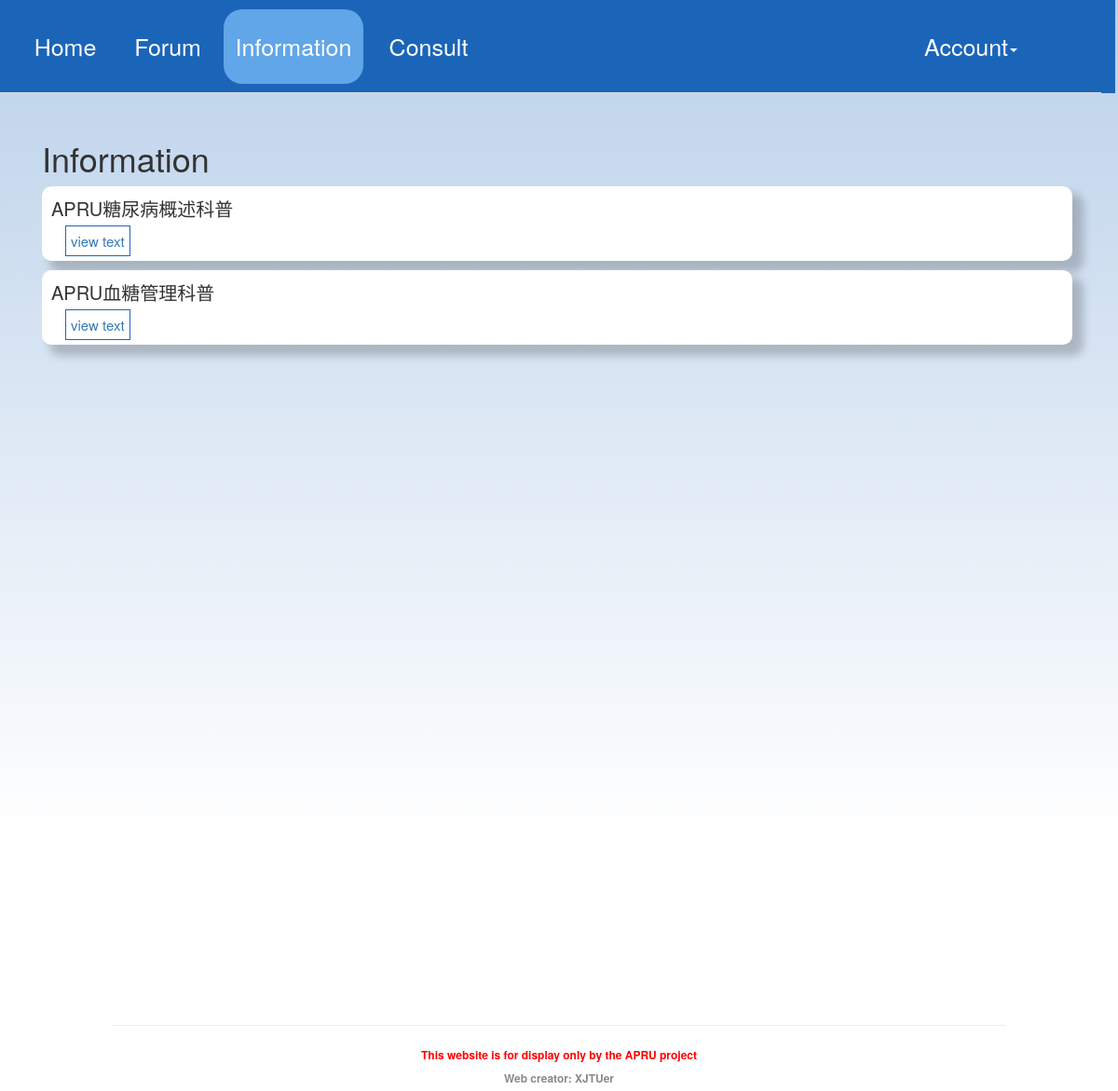
The page /info on the database as committed earlier.
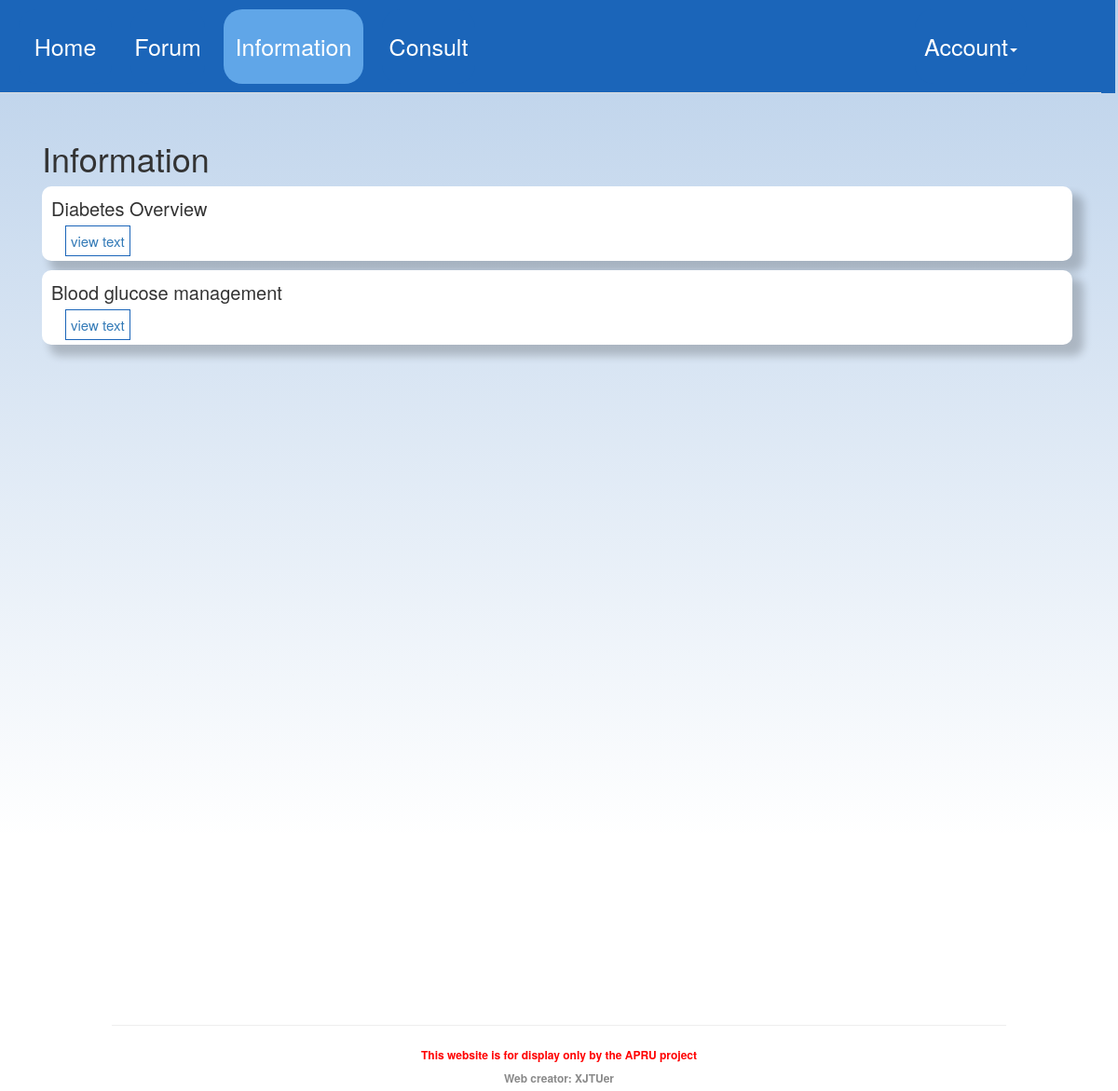
The same page on the database as committed later.
### appdir/models.py (models this page shows)
class Article(db.Model):
    id = db.Column(db.Integer, primary_key=True)
    path = db.Column(db.String(100), index=True)
    title = db.Column(db.String(100), index=True)

### appdir/routes.py (the view)
@app.route('/info', methods=['GET', 'POST'])
def info():  # put application's code here
    return render_template('info.html', articles=get_all_articles())

### appdir/utils/util.py (called while the page is built)
def get_all_articles():
    datas = Article.query.all()
    resultList = []
    for data in datas:
        resultList.append({
            'id': data.id,
            'title': data.title,
            'path': data.path
        })
    return resultList

### appdir/templates/info.html (shortened to what this page needs)
{% extends 'base.html' %}
{% block content %}
    <link href="../static/css/forum.css" media="all" rel="stylesheet" type="text/css">
    <div class="container">
        <h1 style="margin-top:150px;margin-left:30px;">Information</h1>
        <div class="forum-container">
            <div class="left_row">
                <div class="forum-info">
                    {% for article in articles %}
                        <div class="forum-msg">
                            <div class="content">
                                <div class="title">{{ article.title }}</div>
                                <div class="otherItem">
                                    <a class="check-answer" href="/article{{ article.id }}">view text</a>
                                </div>
                            </div>
                        </div>
                    {% endfor %}
                </div>
            </div>
        </div>
    </div>
{% endblock %}

Rows that differ between the two databases and show on the page:
removed Article: title "APRU糖尿病概述科普"
removed Article: title "APRU血糖管理科普"
added Article: title "Diabetes Overview"
added Article: title "Blood glucose management"
